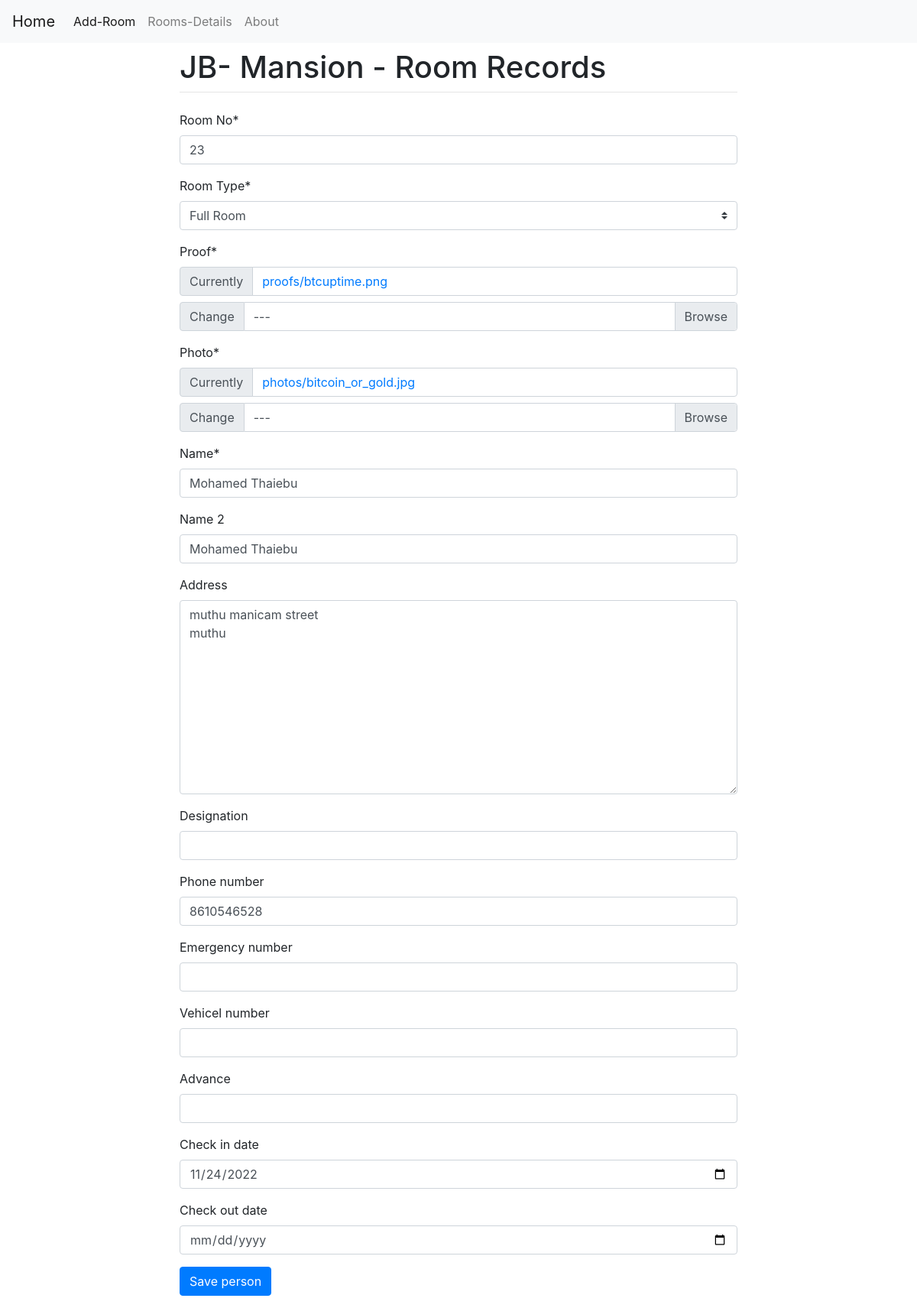
The app's page /person_update/23 with its own data.
### room_app/models.py (models this page shows)
class Booking(models.Model):
    Room_No = models.CharField(max_length=5 ,primary_key=True)
    Room_Type = models.CharField(
        max_length = 20,
        choices = ROOM_CHOICES,
        default = '1'
        )
    Proof = models.ImageField(upload_to = "proofs")
    photo = models.ImageField(upload_to = "photos")
    Name = models.CharField(max_length=100)
    Name_2 = models.CharField(max_length=100,blank=True)
    Address = models.TextField(blank=True)
    Designation = models.CharField(max_length=100,blank=True)
    phone_number = models.CharField(max_length=12,blank=True)
    Emergency_number = models.CharField(max_length=12,blank=True)
    vehicel_number = models.CharField(max_length=12,blank=True)
    Advance = models.CharField(max_length=10,blank=True)
    Check_in_date = models.DateTimeField(blank=True,null=True)
    Check_out_date = models.DateTimeField(blank=True,null=True)

### room_app/views.py (the view)
# urls.py: path('person_update/<str:pk>', PersonUpdateView.as_view()),
class PersonUpdateView(UpdateView):
    model = Booking
    form_class = PostForm
    template_name = 'update-detail.html'
    success_url = 'http://127.0.0.1:8000/person_list/'
    def get_form(self, form_class=None):
        form = super(PersonUpdateView, self).get_form(form_class)
        form.fields['Check_in_date'].widget = AdminDateWidget(attrs={'type': 'date'})
        form.fields['Check_out_date'].widget = AdminDateWidget(attrs={'type': 'date'})
        return form

### room_app/forms.py
class PostForm(forms.ModelForm):
    class Meta:
        model = Booking
        fields = "__all__"
    def __init__(self, *args, **kwargs):
        super().__init__(*args, **kwargs)
        self.helper = FormHelper()
        self.helper.form_method = 'post'
        self.helper.add_input(Submit('submit', 'Save person'))

### templates/update-detail.html (shortened to what this page needs)
{% extends 'base.html' %}
{% load crispy_forms_tags %}
{% block content %}
  {% crispy form %}
{% endblock %}

### records on screen
Booking: Room_No "23", Room_Type "Full Room", Name "Mohamed Thaiebu", Name_2 "Mohamed Thaiebu", Address "muthu manicam street muthu", phone_number "8610546528", Check_in_date "11/24/2022"
